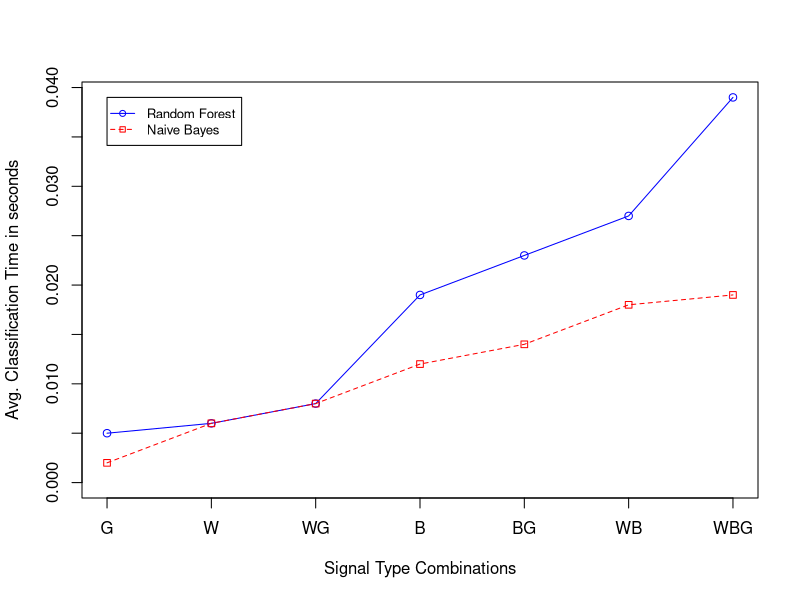

Here is the R script that generated this plot:
rf <- c(0.005, 0.006, 0.008, 0.019, 0.023, 0.027, 0.039)
nb <- c(0.002, 0.006, 0.008, 0.012, 0.014, 0.018, 0.019)

g_range <- range(0, rf, nb)

png("/home/elch/Documents/master_thesis/results/img/CLASSIFICATION_TIME_WEKA.png",500,500)
plot(rf, type="o", col="blue", ylim=g_range, 
   axes=FALSE, ann=FALSE)

axis(1, at=1:7, lab=c("G","W","WG","B","BG","WB","WBG"))
axis(2, las=0, at=c(0.000,0.005,0.010,0.015,0.020,0.025,0.030,0.035,0.040))

box()

lines(nb, type="o", pch=22, lty=2, col="red")
title(xlab="Signal Type Combinations")
title(ylab="Avg. Classification Time in seconds")

legend(1, g_range[2], c("Random Forest","Naive Bayes"), cex=0.8, 
   col=c("blue","red"), pch=21:22, lty=1:2);
graphics.off()
